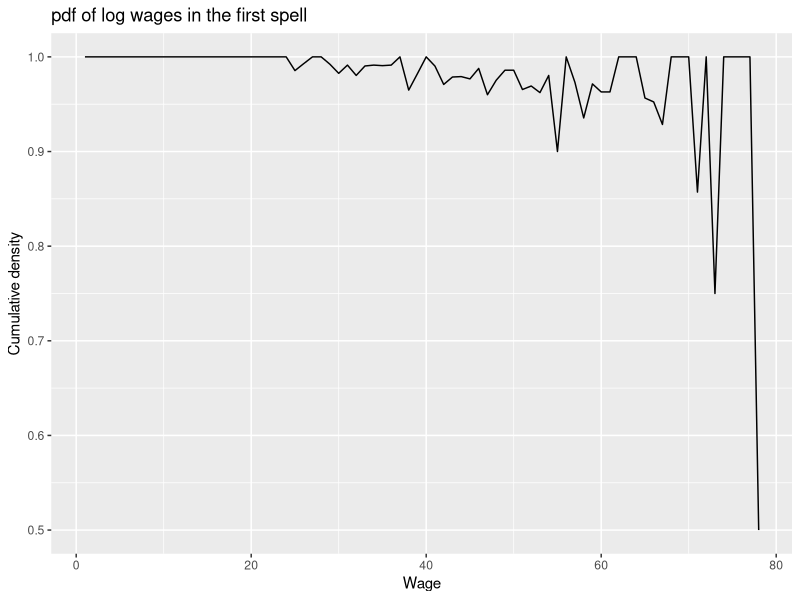

R code for this plot:
library("tidyverse")
library("haven")

data <- read_dta("stata_rust_data.dta")
names(data) <- c("model","group", "year", "month", "i","xt", "xt1", "odometer", "xtmxt1")


data$bxt <- as.numeric(cut(data$xt, seq(-0.0001,450000,5000), labels = 1:90,include.lowest = TRUE))
data$bxt1 <- as.numeric(cut(data$xt1, seq(-0.001,450000,5000), labels = 1:90,include.lowest = TRUE))

data <- data %>% mutate(xtchange = (i==0)*(bxt1-bxt) + (i==1)*(bxt1-1))
data <- data %>% mutate(frag = (xtchange<=2)*xtchange + (xtchange >2)*2)
probs <- data %>% group_by(frag) %>% summarize(m = n()/nrow(data))
pi = as.array(probs$m)
write_csv(data,"rust.csv", col_names = TRUE)

pdx <- data %>% group_by(bxt) %>% summarize(n = sum(i==0)/n())
pdx

ggplot(pdx,aes(bxt)) + 
  geom_line(aes(y = n)) +
  labs(title = "pdf of log wages in the first spell", x = "Wage", y = "Cumulative density")